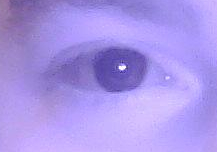
//> input picture david_eye.jpg, 217 x 152 px, given in place of the camera
$ ./test   (built with g++ and OpenCV 4)
//> lines starting //> are read from the running program, lines starting //| are printed output that depends on the picture
#include "opencv2/objdetect.hpp"
#include "opencv2/highgui.hpp"
#include "opencv2/imgproc.hpp"

#include <stdio.h>

using namespace std;
using namespace cv;

/** Function Headers */
void detectAndDisplay( Mat frame );

/** Global variables */
String face_cascade_name, eyes_cascade_name;
CascadeClassifier face_cascade;
CascadeClassifier eyes_cascade;
String window_name = "Capture - Face detection";

/** @function main */
int main( int argc, const char** argv )
{
    CommandLineParser parser(argc, argv,
        "{help h||}"
        "{face_cascade|./haarcascade_frontalface_default.xml|}"
        "{eyes_cascade|./haarcascade_eye.xml|}");

    parser.about( "\nThis program demonstrates using the cv::CascadeClassifier class to detect objects (Face + eyes) in a video stream.\n"
                  "You can use Haar or LBP features.\n\n" );
    parser.printMessage();

    face_cascade_name = parser.get<String>("face_cascade");
    eyes_cascade_name = parser.get<String>("eyes_cascade");
    VideoCapture capture;
    Mat frame;

    //-- 1. Load the cascades
    if( !face_cascade.load( face_cascade_name ) ){ printf("--(!)Error loading face cascade\n"); return -1; };
    if( !eyes_cascade.load( eyes_cascade_name ) ){ printf("--(!)Error loading eyes cascade\n"); return -1; };

    //-- 2. Read the video stream
    capture.open( 1 );
    if ( ! capture.isOpened() ) { printf("--(!)Error opening video capture\n"); return -1; }

    while ( capture.read(frame) )
    {
//> frame is the input picture: 152 rows x 217 cols, CV_8UC3; mean B, G, R 232.1, 149.2, 168.7
        if( frame.empty() )
        {
            printf(" --(!) No captured frame -- Break!");
            break;
        }

        //-- 3. Apply the classifier to the frame
        detectAndDisplay( frame );

        if( waitKey(10) == 27 ) { break; } // escape
    }
    return 0;
}

/** @function detectAndDisplay */
void detectAndDisplay( Mat frame )
{
    std::vector<Rect> faces;
    Mat frame_gray;

    cvtColor( frame, frame_gray, COLOR_BGR2GRAY );
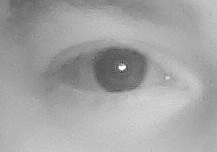
//> frame_gray: 152 rows x 217 cols, CV_8UC1; min 51, max 253, mean 164.5
    equalizeHist( frame_gray, frame_gray );
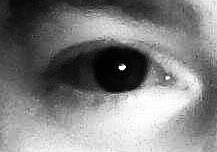
//> frame_gray: 152 rows x 217 cols, CV_8UC1; min 0, max 255, mean 129.1

    //-- Detect faces
    face_cascade.detectMultiScale( frame_gray, faces, 1.1, 2, 0|CASCADE_SCALE_IMAGE, Size(60, 60) );
//> faces = empty

    for ( size_t i = 0; i < faces.size(); i++ )
    {
        Point center( faces[i].x + faces[i].width/2, faces[i].y + faces[i].height/2 );
        ellipse( frame, center, Size( faces[i].width/2, faces[i].height/2 ), 0, 0, 360, Scalar( 255, 0, 255 ), 4, 8, 0 );

        Mat faceROI = frame_gray( faces[i] );
        std::vector<Rect> eyes;

        //-- In each face, detect eyes
        eyes_cascade.detectMultiScale( faceROI, eyes, 1.1, 2, 0 |CASCADE_SCALE_IMAGE, Size(30, 30) );

        for ( size_t j = 0; j < eyes.size(); j++ )
        {
            Point eye_center( faces[i].x + eyes[j].x + eyes[j].width/2, faces[i].y + eyes[j].y + eyes[j].height/2 );
            int radius = cvRound( (eyes[j].width + eyes[j].height)*0.25 );
            circle( frame, eye_center, radius, Scalar( 255, 0, 0 ), 4, 8, 0 );
        }
    }
//> this loop made 0 passes
//> the Esc key is pressed
    //-- Show what you got
    imshow( window_name, frame );
}
